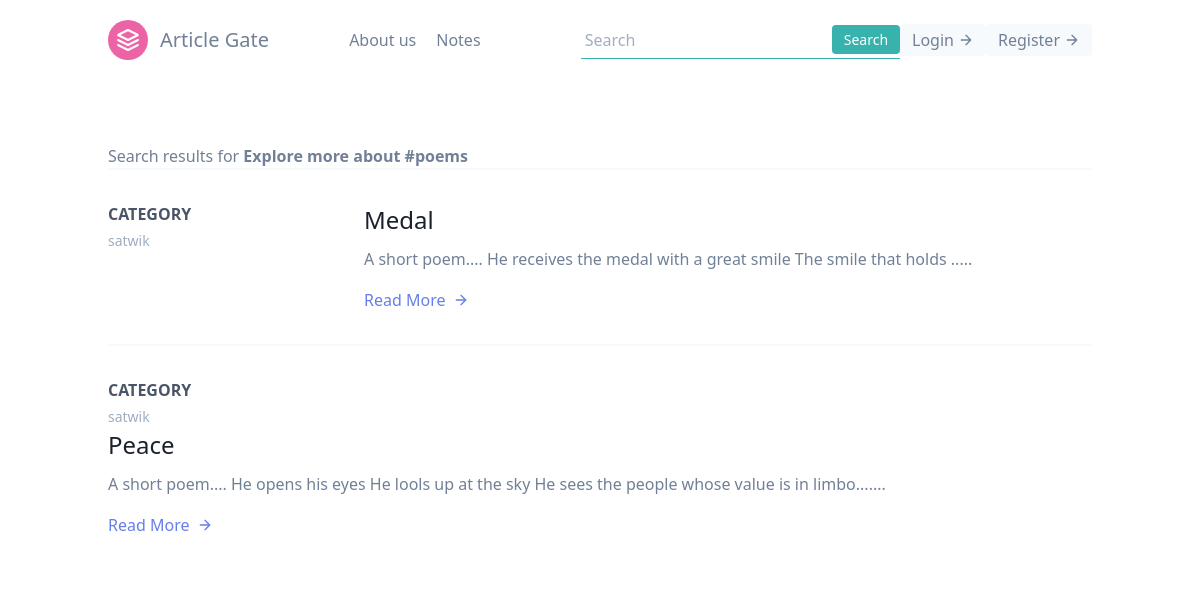
Screenshot of /article/tag/poems with the database file from the repository.
### article/models.py (models this page shows, shortened)
class Post(models.Model):
    title = models.CharField(max_length=50)
    about = models.CharField(default="",max_length=200)
    content = RichTextField(blank=True, null=True)
    author = models.ForeignKey(User, on_delete=models.CASCADE, blank=True, null=True)
    date_posted = models.DateTimeField(default=timezone.now)
    likes = models.IntegerField(default=0)
    views = models.IntegerField(default=0)
    tags  = models.CharField(default="",max_length=150)

### article/views.py (the view)
# urls.py: path('article/tag/<str:tagname>',views.tagName,name='tagName'),
def tagName(request, tagname):
    list_tag_obj = []
    objs = Post.objects.all()
    for obj in objs:
        if obj.tags == tagname:
            list_tag_obj.append(obj)
    context = {
        'list_tag_obj':list_tag_obj,
        'tagname':tagname
    }
    return render(request, 'article/tag_search.html', context)

### article/templates/article/tag_search.html (shortened to what this page needs)
<!DOCTYPE html>
<html lang="en">
<head>
  <link href="https://unpkg.com/tailwindcss@^1.0/dist/tailwind.min.css" rel="stylesheet">
</head>
<body>
  <header class="text-gray-600 body-font">
    <div class="container mx-auto flex flex-wrap p-5 flex-col md:flex-row items-center">
      <a class="flex title-font font-medium items-center text-gray-900 mb-4 md:mb-0">
        <svg xmlns="http://www.w3.org/2000/svg" fill="none" stroke="currentColor" stroke-linecap="round"
          stroke-linejoin="round" stroke-width="2" class="w-10 h-10 text-white p-2 bg-pink-500 rounded-full"
          viewBox="0 0 24 24">
          <path d="M12 2L2 7l10 5 10-5-10-5zM2 17l10 5 10-5M2 12l10 5 10-5"></path>
        </svg>
        <a href="{% url 'article:article-home' %}"> <span class="ml-3 text-xl">Article Gate</span></a>
      </a>
      <nav class="md:ml-auto md:mr-auto flex flex-wrap items-center text-base justify-center">
        <a class="mr-5 hover:text-gray-900">About us</a>
        <a class="mr-5 hover:text-gray-900">Notes </a>
      </nav>
      <form method="get" action="/article/search">
        <div class="flex items-center border-b border-teal-500 py-1">
          <input
            class="appearance-none bg-transparent border-none w-full text-gray-700 mr-3 py-0 px-1 leading-tight focus:outline-none"
            type="text" placeholder="Search" aria-label="Full name" name="query" id="query">
          <button
            class="flex-shrink-0 bg-teal-500 hover:bg-teal-700 border-teal-500 hover:border-teal-700 text-sm border-4 text-white py-0 px-2 rounded"
            type="submit">
            Search
          </button>
        </div>
      </form>
      {% if user.is_authenticated %}
      <button
        class="inline-flex items-center bg-gray-100 border-0 py-1 px-3 focus:outline-none hover:bg-gray-200 rounded text-base mt-4 md:mt-0">
        <a href="{% url 'article:addArticle' %}">Create Post</a>
      </button>
      <button
        class="inline-flex items-center bg-gray-100 border-0 py-1 px-3 focus:outline-none hover:bg-gray-200 rounded text-base mt-4 md:mt-0">
        <a href="{% url 'profileView' %}">{{ user.username }}</a>
      </button>
      <button
        class="inline-flex items-center bg-gray-100 border-0 py-1 px-3 focus:outline-none hover:bg-gray-200 rounded text-base mt-4 md:mt-0">
        <a href="{% url 'login' %}">Logout</a>
        <svg fill="none" stroke="currentColor" stroke-linecap="round" stroke-linejoin="round" stroke-width="2"
          class="w-4 h-4 ml-1" viewBox="0 0 24 24">
          <path d="M5 12h14M12 5l7 7-7 7"></path>
        </svg>
      </button>
      {% else %}
      <button
        class="inline-flex items-center bg-gray-100 border-0 py-1 px-3 focus:outline-none hover:bg-gray-200 rounded text-base mt-4 md:mt-0">
        <a href="{% url 'login' %}">Login</a>
        <svg fill="none" stroke="currentColor" stroke-linecap="round" stroke-linejoin="round" stroke-width="2"
          class="w-4 h-4 ml-1" viewBox="0 0 24 24">
          <path d="M5 12h14M12 5l7 7-7 7"></path>
        </svg>
      </button>
      <button
        class="inline-flex items-center bg-gray-100 border-0 py-1 px-3 focus:outline-none hover:bg-gray-200 rounded text-base mt-4 md:mt-0">
        <a href="{% url 'signUp' %}">Register</a>
        <svg fill="none" stroke="currentColor" stroke-linecap="round" stroke-linejoin="round" stroke-width="2"
          class="w-4 h-4 ml-1" viewBox="0 0 24 24">
          <path d="M5 12h14M12 5l7 7-7 7"></path>
        </svg>
      </button>
      {% endif %}
    </div>
  </header>
  <section class="text-gray-600 body-font overflow-hidden">
    <div class="container px-5 py-24 mx-auto">
      <div class="-my-8 divide-y-2 divide-gray-100">
        <h3>Search results for <span style="font-weight: bold;"> Explore more about #{{ tagname }} </span></h3>
          {% for post in list_tag_obj %}
          <div class="py-8 flex flex-wrap md:flex-nowrap">
            <div class="md:w-64 md:mb-0 mb-6 flex-shrink-0 flex flex-col">
              <span class="font-semibold title-font text-gray-700">CATEGORY</span>
              <span class="mt-1 text-gray-500 text-sm">{{ post.author }}</span>
            </div>
            <div class="md:flex-grow">
              <h2 class="text-2xl font-medium text-gray-900 title-font mb-2"><a
                  href="{% url 'article:fullArticle' post.title post.id %}"> {{ post.title }}</a></h2>
              <p class="leading-relaxed">{{ post.about|safe }}</p>
              <a class="text-indigo-500 inline-flex items-center mt-4"
                href="{% url 'article:fullArticle' post.title post.id %}">Read More
                <svg class="w-4 h-4 ml-2" viewBox="0 0 24 24" stroke="currentColor" stroke-width="2" fill="none"
                  stroke-linecap="round" stroke-linejoin="round">
                  <path d="M5 12h14"></path>
                  <path d="M12 5l7 7-7 7"></path>
                </svg>
              </a>
            </div>
          </div>
          {% endfor %}
      </div>
    </div>
  </section>
</body>
</html>

### rows the page displays
Post: author "satwik", title "Medal", about "A short poem.... He receives the medal with a great smile The smile that holds ....."
Post: author "satwik", title "Peace", about "A short poem.... He opens his eyes He lools up at the sky He sees the people whose value is in limbo......."

### other values shown
{{ tagname }} "poems"
